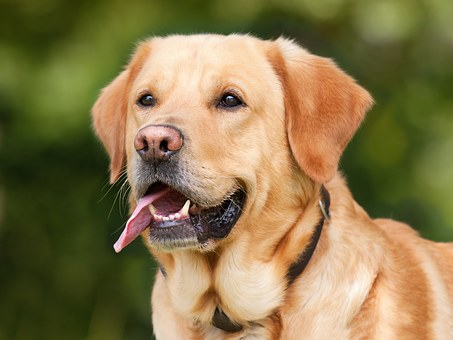
#> input picture 6_Deep Learning/4_Digital Image Processing/4_Edge Detection/images/dog.jpg, 453 x 340 px
$ jupyter execute 2_advanced_thresholding.ipynb   (shell and % lines are left out)
#> lines starting #> are read from the running program, lines starting #| are printed output that depends on the picture; after the words box and inside, x2 and y2 are one past the last pixel; in counts of white or black regions, pixels touching at a corner belong together
# Different thresholding techniques

## Importing libraries and loading image

[cell 1]
# Importing the required libraries
from skimage.io import imread, imshow
import cv2

import matplotlib.pyplot as plt

import numpy as np
import pandas as pd

import warnings
warnings.filterwarnings('ignore')

[cell 2]
# Reading the image and plotting it
image = imread('images/dog.jpg')
#> image is the input picture: shape (340, 453, 3); mean R, G, B 136.4, 119.6, 76.2
imshow(image, cmap = 'gray')

## Different thresholding techniques

**Global thresholding:** A global thresholding technique is one which makes use of a single threshold value for the whole image, whereas local thresholding technique makes use of unique threshold values for the partitioned subimages obtained from the whole image.
**Adaptive thresholding:**
Adaptive thresholding is a form of image thresholding technique in which rather than specifying the threshold value manually or using any restrictions, the threshold value is adjusted and selected automatically according to the image pixels and layout for converting the image pixels to grayscale or a binary image.

[cell 3]
gray = cv2.cvtColor(image, cv2.COLOR_BGR2GRAY)
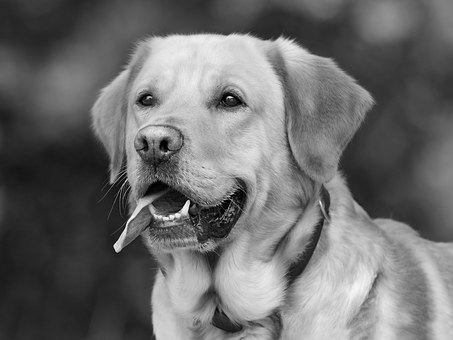
#> gray: shape (340, 453); min 0, max 252, mean 108.6

# Global Thresholding
thresh, dest = cv2.threshold(gray, 75, 255, cv2.THRESH_BINARY)
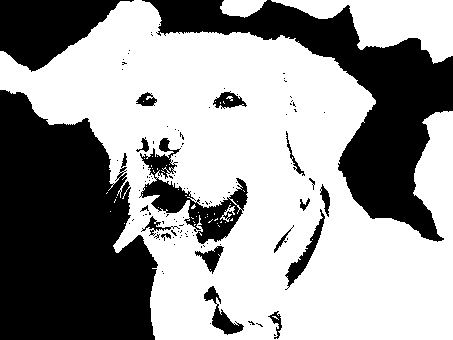
#> dest: shape (340, 453); 59.6% white; 115 black regions (96 under 20 px), largest, box (x1, y1, x2, y2) and area: (0, 90, 158, 340) 29683, (142, 0, 453, 242) 20471, (0, 0, 134, 72) 5569

# Adaptive Mean Thresholding
thresh1 = cv2.adaptiveThreshold(gray, 255, cv2.ADAPTIVE_THRESH_MEAN_C, cv2.THRESH_BINARY, 199, 5)
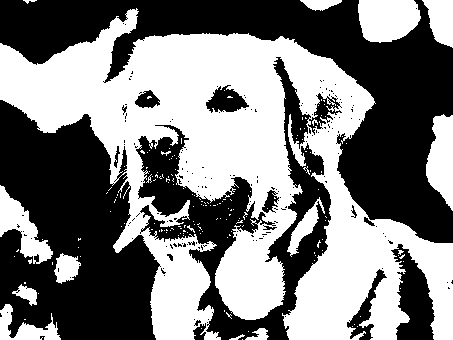
#> thresh1: shape (340, 453); 48.7% white; 174 white regions (158 under 20 px), largest, box (x1, y1, x2, y2) and area: (0, 8, 453, 340) 64859, (358, 0, 421, 43) 2231, (426, 114, 453, 211) 1837

# Adaptive Gaussian Thresholding
thresh2 = cv2.adaptiveThreshold(gray, 255, cv2.ADAPTIVE_THRESH_GAUSSIAN_C, cv2.THRESH_BINARY, 199, 5)
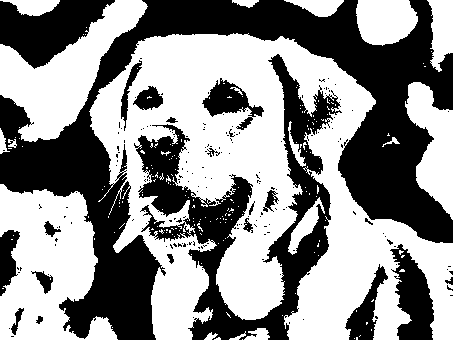
#> thresh2: shape (340, 453); 55.4% white; 185 black regions (164 under 20 px), largest, box (x1, y1, x2, y2) and area: (0, 0, 453, 340) 40550, (134, 54, 342, 340) 15727, (0, 0, 115, 69) 4434

# Plotting the edges
titles = ['IMAGE', 'GLOBAL_THRESH', 'ADAPTIVE_THRESH_M', 'ADAPTIVE_THRESH_G']
images = [gray, dest, thresh1, thresh2]
count = 4

plt.figure(figsize = (12, 12))

for i in range(count):
    plt.subplot(1, 4, i + 1)
    plt.title(titles[i])
    plt.imshow(images[i], cmap = 'gray')

plt.show()
